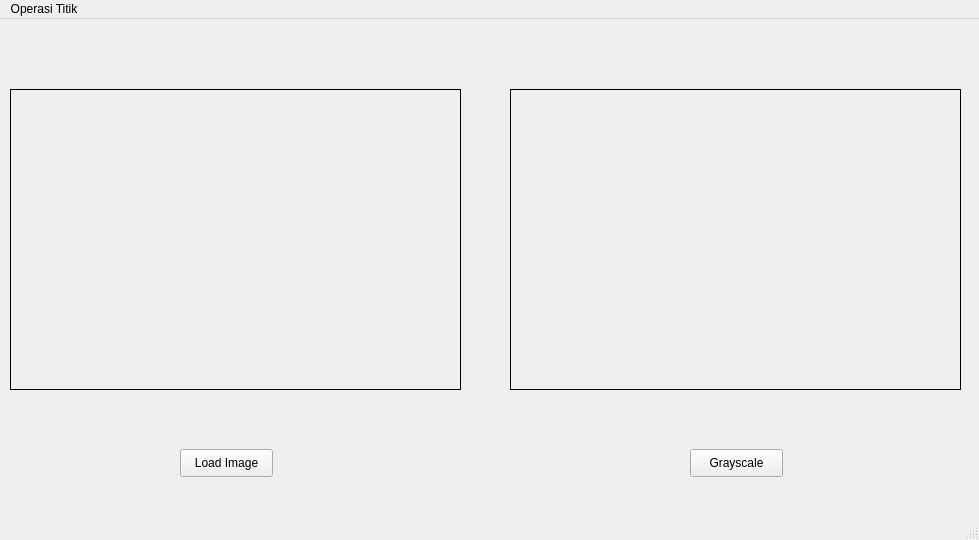
<?xml version="1.0" encoding="UTF-8"?>
<ui version="4.0">
 <class>MainWindow</class>
 <widget class="QMainWindow" name="MainWindow">
  <property name="geometry">
   <rect>
    <x>0</x>
    <y>0</y>
    <width>979</width>
    <height>540</height>
   </rect>
  </property>
  <property name="windowTitle">
   <string>MainWindow</string>
  </property>
  <widget class="QWidget" name="centralwidget">
   <widget class="QPushButton" name="grayButton">
    <property name="geometry">
     <rect>
      <x>690</x>
      <y>430</y>
      <width>93</width>
      <height>28</height>
     </rect>
    </property>
    <property name="text">
     <string>Grayscale</string>
    </property>
   </widget>
   <widget class="QLabel" name="hasilLabel">
    <property name="geometry">
     <rect>
      <x>510</x>
      <y>70</y>
      <width>451</width>
      <height>301</height>
     </rect>
    </property>
    <property name="frameShape">
     <enum>QFrame::Box</enum>
    </property>
    <property name="text">
     <string/>
    </property>
   </widget>
   <widget class="QPushButton" name="loadButton">
    <property name="geometry">
     <rect>
      <x>180</x>
      <y>430</y>
      <width>93</width>
      <height>28</height>
     </rect>
    </property>
    <property name="text">
     <string>Load Image</string>
    </property>
   </widget>
   <widget class="QLabel" name="imgLabel">
    <property name="geometry">
     <rect>
      <x>10</x>
      <y>70</y>
      <width>451</width>
      <height>301</height>
     </rect>
    </property>
    <property name="frameShape">
     <enum>QFrame::Box</enum>
    </property>
    <property name="text">
     <string/>
    </property>
   </widget>
  </widget>
  <widget class="QMenuBar" name="menubar">
   <property name="geometry">
    <rect>
     <x>0</x>
     <y>0</y>
     <width>979</width>
     <height>26</height>
    </rect>
   </property>
   <widget class="QMenu" name="menuOperasi_Titik">
    <property name="title">
     <string>Operasi Titik</string>
    </property>
    <addaction name="actionOperasi_Pencerahan"/>
    <addaction name="actionSimple_Contrast"/>
    <addaction name="actionContrast_Streching"/>
    <addaction name="actionNegative_Image"/>
   </widget>
   <addaction name="menuOperasi_Titik"/>
  </widget>
  <widget class="QStatusBar" name="statusbar"/>
  <action name="actionOperasi_Pencerahan">
   <property name="text">
    <string>Operasi Pencerahan</string>
   </property>
  </action>
  <action name="actionSimple_Contrast">
   <property name="text">
    <string>Simple Contrast</string>
   </property>
  </action>
  <action name="actionContrast_Streching">
   <property name="text">
    <string>Contrast Streching</string>
   </property>
  </action>
  <action name="actionNegative_Image">
   <property name="text">
    <string>Negative Image</string>
   </property>
  </action>
 </widget>
 <resources/>
 <connections/>
</ui>
